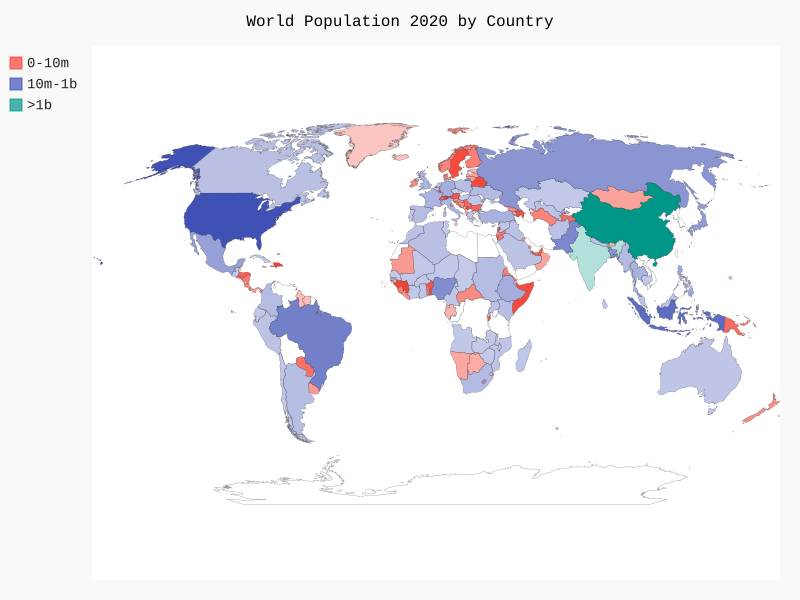

This chart was generated by the following Python code:
import json
from appscript import *
from pygal.maps.world import World
from countries import get_country_code
filename = 'population_data.json'
filename_output = "three_basket_world_population"
with open(filename) as f:
	pop_data = json.load(f)
#print 2010 population of each country
cc_pop1, cc_pop2, cc_pop3 = {}, {}, {} #a dictionary to hold country_code - population
for data_row in pop_data:
	if(data_row['Year'] == '2010'):
		country_name = data_row['Country Name']
		country_code = get_country_code(country_name) #standardize country code for each country
		population = int(float(data_row['Value'])) 		#we need to convert string into float first after that int() function can remove decimal
		if country_code:
			if population < 10000000:
				cc_pop1[country_code] = population
			elif population < 1000000000:
				cc_pop2[country_code] = population
			else:
				cc_pop3[country_code] = population
			print(country_code + ": "+str(population))
		else:
			print("ERROR - No Country Code Found "+ country_name)
		#print(country_name + " : " + str(population))
wm = World()
wm.title = 'World Population 2020 by Country'
wm.add('0-10m', cc_pop1, c="blue")
wm.add('10m-1b', cc_pop2, c="yellow")
wm.add('>1b', cc_pop3, c="red")
wm.render_to_file("three_basket_world_population.svg")
#open pygal file with Safari
safari = app("Safari")
safari.make(new = k.document, with_properties={k.URL:"file:///Users/tungvo/Desktop/Portfolio/data_analysis/three_basket_world_population.svg"})
